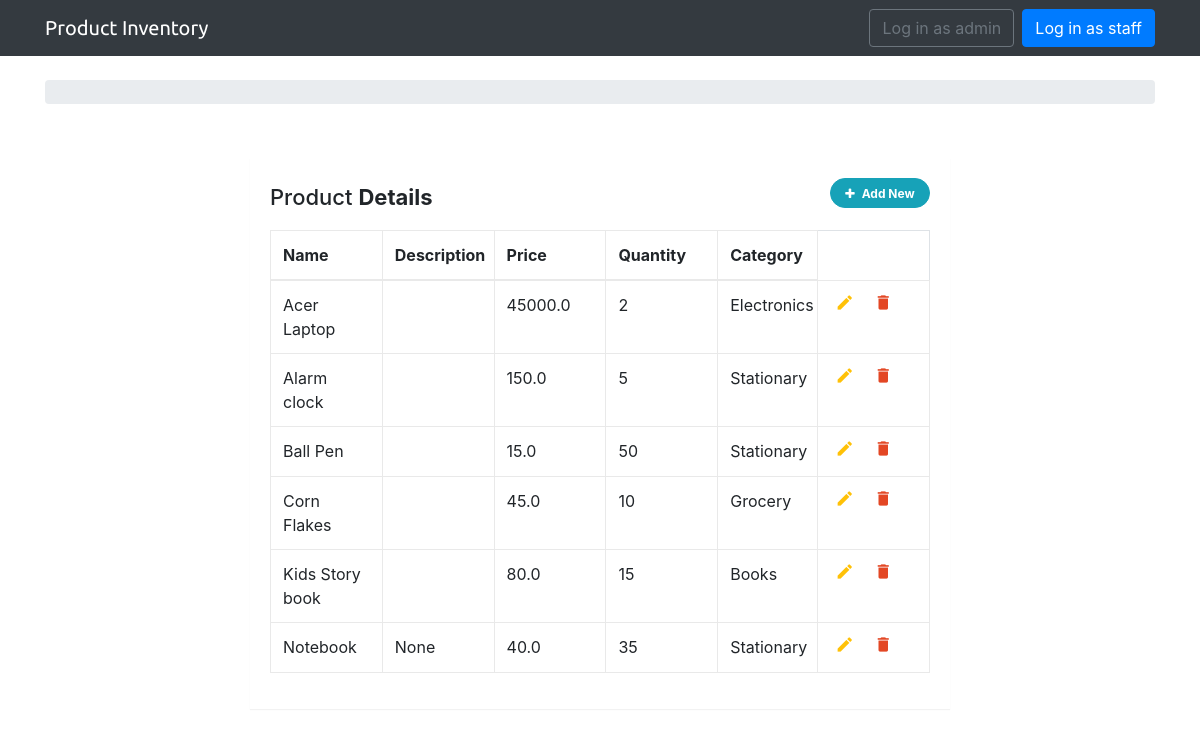
Screenshot of /products/ with the database file from the repository.
### products/models.py (models this page shows, shortened)
class Product(models.Model):
    CATEGORY = (
        ('Grocery', 'Grocery'),
        ('Stationary', 'Stationary'),
        ('Electronics', 'Electronics'),
        ('Books', 'Books'),
        ('Toys', 'Toys')
    )
    name = models.CharField(max_length=200, help_text="Enter Product Name")
    description = models.TextField(help_text="Enter Product Description", null=True, blank=True)
    featured_image = models.ImageField(default='default.jpg', null=True, blank=True)
    price = models.FloatField(help_text="Enter Product Price per unit")
    quantity = models.IntegerField(help_text="Enter Product Quantity in stock")
    category = models.CharField(max_length=50, choices=CATEGORY, null=True, blank=True)
    id = models.UUIDField(default=uuid.uuid4, unique=True, primary_key=True,
        editable=False)
    class Meta:
        ordering = ['name']

### products/views.py (the view)
# urls.py: path('', views.products_dashboard, name='dashboard')
def products_dashboard(request):
    products = Product.objects.all()
    context = {'products': products}
    return render(request, 'dashboard.html', context)

### products/templates/dashboard.html (shortened to what this page needs)
{% extends 'main.html' %}
{% block content %}
<div class="container-lg">
    <div class="table-responsive">
        <div class="table-wrapper">
            <div class="table-title">
                <div class="row">
                    <div class="col-sm-8"><h2>Product <b>Details</b></h2></div>
                    <div class="col-sm-4">
                        <button type="button" class="btn btn-info add-new"><i class="fa fa-plus"></i> Add New</button>
                    </div>
                </div>
            </div>
            <table class="table table-bordered">
                <thead>
                    <tr>
                        <th>Name</th>
                        <th>Description</th>
                        <th>Price</th>
                        <th>Quantity</th>
                        <th>Category</th>
                    </tr>
                </thead>
                <tbody>
                    {% for product in products %}
                    <tr>
                        <td>{{ product.name }}</td>
                        <td>{{ product.description }}</td>
                        <td>{{ product.price }}</td>
                        <td>{{ product.quantity }}</td>
                        <td>{{ product.category }}</td>
                        <td>
                            <a class="edit" title="Edit" data-toggle="tooltip"><i class="material-icons">&#xE254;</i></a>
                            <a class="delete" title="Delete" data-toggle="tooltip"><i class="material-icons">&#xE872;</i></a>
                        </td>
                    </tr>
                    {% endfor %}
                </tbody>
            </table>
        </div>
    </div>
</div>
{% endblock content %}

### templates/main.html (shortened to what this page needs)
{% load static %} <!DOCTYPE html>
<html>
    <head>
        <link rel="stylesheet" href="{% static 'css/bootstrap.min.css' %}">
        <link rel="stylesheet" href="{% static 'css/app.css' %}">
	    <link rel="stylesheet" href="https://stackpath.bootstrapcdn.com/bootstrap/4.5.0/css/bootstrap.min.css">
	    <link rel="stylesheet" href="https://maxcdn.bootstrapcdn.com/font-awesome/4.7.0/css/font-awesome.min.css">
    </head>
    <body>
      {% block body %}
        <nav class="navbar navbar-expand-lg navbar-dark bg-dark">
            <div class="container">
                <a class="navbar-brand" href="#">Product Inventory</a>
                <form class="form-inline ml-auto">
                        <a href="#" class="btn btn-outline-secondary">Log in as admin</a>
                        <a href="#" class="btn btn-primary ml-2">Log in as staff</a>
                </form>
            </div>
        </nav>
        <div class="container">
            <ol class="breadcrumb my-4">
            </ol>
            {% block content %}
            {% endblock %}
        </div>
      {% endblock body %}
</body>
</html>

### static/css/app.css (style rules this page uses)
.navbar-brand { font-family: 'Ubuntu', sans-serif; }
body { color: #404E67; background: #F5F7FA; font-family: 'Open Sans', sans-serif; }
.table-wrapper { width: 700px; margin: 30px auto; background: #fff; padding: 20px; box-shadow: 0 1px 1px rgba(0,0,0,.05); }
.table-title { padding-bottom: 10px; margin: 0 0 10px; }
.table-title h2 { margin: 6px 0 0; font-size: 22px; }
.table-title .add-new { float: right; height: 30px; font-weight: bold; font-size: 12px; text-shadow: none; min-width: 100px; border-radius: 50px; line-height: 13px; }
.table-title .add-new i { margin-right: 4px; }
table.table { table-layout: fixed; }
table.table tr th, table.table tr td { border-color: #e9e9e9; }
table.table th:last-child { width: 100px; }
table.table td a { cursor: pointer; display: inline-block; margin: 0 5px; min-width: 24px; }
table.table td a.edit { color: #FFC107; }
table.table td a.delete { color: #E34724; }
table.table td i { font-size: 19px; }

### rows the page displays
Product: name "Acer Laptop", price "45000.0", quantity "2", category "Electronics"
Product: name "Alarm clock", price "150.0", quantity "5", category "Stationary"
Product: name "Ball Pen", price "15.0", quantity "50", category "Stationary"
Product: name "Corn Flakes", price "45.0", quantity "10", category "Grocery"
Product: name "Kids Story book", price "80.0", quantity "15", category "Books"
Product: name "Notebook", description "None", price "40.0", quantity "35", category "Stationary"
